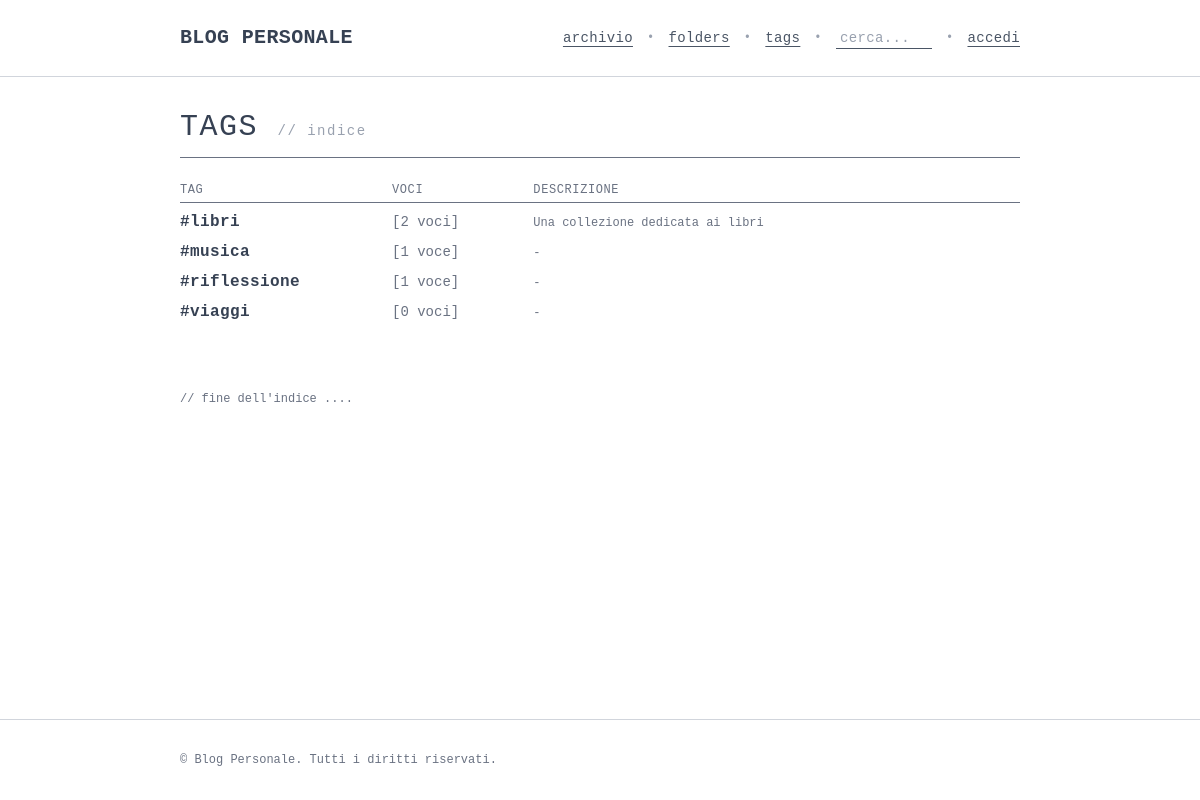
The app's page /tags/ with its own data.
### blog_app/models.py (models this page shows, shortened)
class Tag(models.Model):
    name = models.CharField(max_length=50, unique=True)
    description = models.TextField(blank=True, null=True)
    class Meta:
        ordering = ['name']

### blog_app/views.py (the view)
# urls.py: path('tags/', views.tags, name='tags'),
def tags(request):
    all_tags = Tag.objects.annotate(post_count=Count('posts')).order_by('name')
    return render(request, 'blog_app/tags.html', {'tags': all_tags})

### blog_app/templates/blog_app/tags.html (shortened to what this page needs)
{% extends 'blog_app/base.html' %}
{% block content %}
<div class="flex flex-col sm:flex-row sm:items-baseline justify-between border-b border-gray-500 dark:border-gray-700 pb-3 mb-6 gap-3 sm:gap-4 font-mono">
  <h1 class="text-2xl sm:text-3xl font-mono uppercase tracking-wider text-gray-700 dark:text-gray-200 break-words">
    TAGS <span class="block sm:inline text-xs sm:text-sm font-normal lowercase text-gray-400 dark:text-gray-500 mt-1 sm:mt-0">// indice</span>
  </h1>
</div>
<div class="w-full font-mono text-xs sm:text-sm">
  <div class="grid grid-cols-12 gap-2 pb-1 text-xs text-gray-500 dark:text-gray-400 font-mono border-b border-gray-500 dark:border-gray-700 uppercase tracking-wider mb-1">
    <div class="col-span-7 sm:col-span-4 md:col-span-3">tag</div>
    <div class="col-span-5 sm:col-span-2 md:col-span-2">voci</div>
    <div class="hidden sm:block sm:col-span-6 md:col-span-7">descrizione</div>
  </div>
  {% for tag in tags %}
    {% with count=tag.post_count|default:0 %}
      <div class="grid grid-cols-12 gap-2 py-1.5 sm:py-1 border-b border-gray-100 dark:border-gray-900 sm:border-b-0 items-baseline">
        <div class="col-span-7 sm:col-span-4 md:col-span-3 min-w-0">
          <a href="{% url 'blog_app:tag' tag.id %}" class="font-mono font-bold text-gray-700 dark:text-gray-200 hover:text-black dark:hover:text-white hover:underline underline-offset-4 lowercase tracking-wide text-sm sm:text-base leading-snug break-words">
            #{{ tag.name|lower }}
          </a>
        </div>
        <div class="col-span-5 sm:col-span-2 md:col-span-2 flex items-baseline justify-between sm:block relative min-w-0">
          <span class="text-xs sm:text-sm text-gray-500 dark:text-gray-400 whitespace-nowrap shrink-0">
            [{{ count }} {% if count == 1 %}voce{% else %}voci{% endif %}]
          </span>
        </div>
        <div class="hidden sm:block sm:col-span-6 md:col-span-7 text-xs text-gray-500 dark:text-gray-400 font-mono break-words">
          {% if tag.description %}
            {{ tag.description }}
          {% else %}
            -
          {% endif %}
        </div>
      </div>
    {% endwith %}
  {% empty %}
    <p class="text-xs text-gray-500 dark:text-gray-400 italic py-2">// nessun tag registrato.</p>
  {% endfor %}
</div>
<div class="mt-12 sm:mt-16 text-xs font-mono text-gray-500 dark:text-gray-400">
  // fine dell'indice ....
</div>
{% endblock content %}

### records on screen
Tag: name "libri", tag "2", shows "voci", description "Una collezione dedicata ai libri"
Tag: name "musica", tag "1", shows "voce"
Tag: name "riflessione", tag "1", shows "voce"
Tag: name "viaggi", tag "0", shows "voci"
